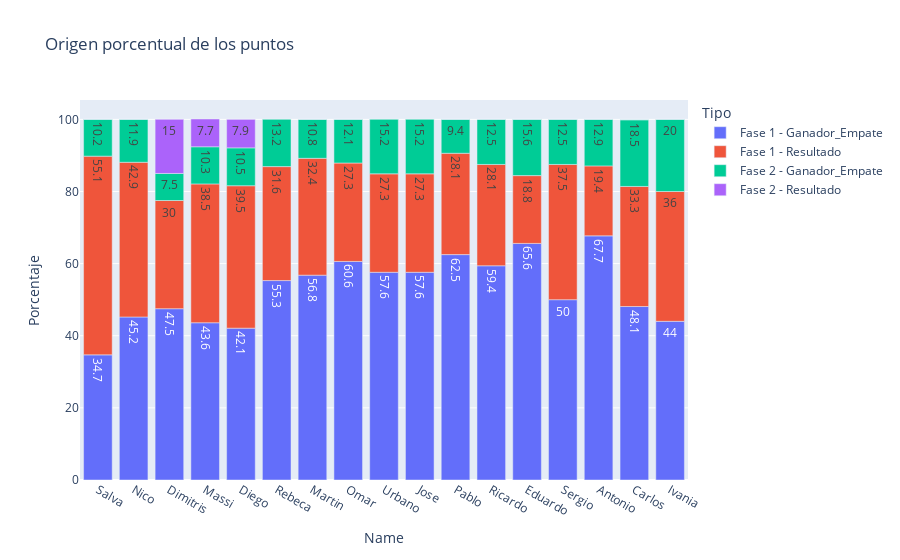

Notebook source saved alongside this figure:
### Code cell
df_stacked = df_ec.groupby(['Name','Fase'])[['Marcador','Ganador_Empate']].sum().reset_index()
df_stacked['Fase'] = 'Fase '+df_stacked['Fase'].astype(str)

df_stacked_1 = df_stacked[['Name', 'Fase', 'Marcador']]
df_stacked_1.columns = ['Name', 'Fase', 'Puntos']
df_stacked_1['Puntos'] = 3*df_stacked_1['Puntos'] 
df_stacked_1['Tipo'] = 'Resultado'

df_stacked_2 = df_stacked[['Name', 'Fase', 'Ganador_Empate']]
df_stacked_2.columns = ['Name', 'Fase', 'Puntos']
df_stacked_2['Tipo'] = 'Ganador_Empate'

df_stacked = pd.concat([df_stacked_1, df_stacked_2])
df_stacked['Tipo'] = df_stacked['Fase']+' - '+df_stacked['Tipo']

df_total = df_stacked.groupby('Name')['Puntos'].sum().reset_index()
df_total.columns =['Name', 'Total']

df_stacked = df_stacked.merge(df_total, on='Name', how='left')
df_stacked['Porcentaje'] = round(100*(df_stacked['Puntos']/df_stacked['Total']),1)


sorterIndex = dict(zip(list_positions, range(len(list_positions))))
df_stacked['Name_Rank'] = df_stacked['Name'].map(sorterIndex)
df_stacked = df_stacked.sort_values(['Name_Rank','Tipo'])

#display(df_stacked)

fig = px.bar(df_stacked, x='Name', y='Porcentaje', color='Tipo', text=df_stacked['Porcentaje'], title='Origen porcentual de los puntos')
fig.write_image("figuras/resultado_porcentual.png")
plot(fig, filename='figuras/ajepi_mundial_2022_porcentaje.html')
fig.show()

### Figure 1 — Plotly figure (JSON) as saved in the notebook; plotly's stock layout.template omitted (floating-point values rounded to 4 significant figures)
{"data": [{"alignmentgroup": "True", "hovertemplate": "Tipo=Fase 1 - Ganador_Empate<br>Name=%{x}<br>Porcentaje=%{text}<extra></extra>", "legendgroup": "Fase 1 - Ganador_Empate", "marker": {"color": "#636efa", "pattern": {"shape": ""}}, "name": "Fase 1 - Ganador_Empate", "offsetgroup": "Fase 1 - Ganador_Empate", "orientation": "v", "showlegend": true, "text": [34.7, 45.2, 47.5, 43.6, 42.1, 55.3, 56.8, 60.6, 57.6, 57.6, 62.5, 59.4, 65.6, 50, 67.7, 48.1, 44], "textposition": "auto", "type": "bar", "x": ["Salva", "Nico", "Dimitris", "Massi", "Diego", "Rebeca", "Martin", "Omar", "Urbano", "Jose", "Pablo", "Ricardo", "Eduardo", "Sergio", "Antonio", "Carlos", "Ivania"], "xaxis": "x", "y": [34.7, 45.2, 47.5, 43.6, 42.1, 55.3, 56.8, 60.6, 57.6, 57.6, 62.5, 59.4, 65.6, 50, 67.7, 48.1, 44], "yaxis": "y"}, {"alignmentgroup": "True", "hovertemplate": "Tipo=Fase 1 - Resultado<br>Name=%{x}<br>Porcentaje=%{text}<extra></extra>", "legendgroup": "Fase 1 - Resultado", "marker": {"color": "#EF553B", "pattern": {"shape": ""}}, "name": "Fase 1 - Resultado", "offsetgroup": "Fase 1 - Resultado", "orientation": "v", "showlegend": true, "text": [55.1, 42.9, 30, 38.5, 39.5, 31.6, 32.4, 27.3, 27.3, 27.3, 28.1, 28.1, 18.8, 37.5, 19.4, 33.3, 36], "textposition": "auto", "type": "bar", "x": ["Salva", "Nico", "Dimitris", "Massi", "Diego", "Rebeca", "Martin", "Omar", "Urbano", "Jose", "Pablo", "Ricardo", "Eduardo", "Sergio", "Antonio", "Carlos", "Ivania"], "xaxis": "x", "y": [55.1, 42.9, 30, 38.5, 39.5, 31.6, 32.4, 27.3, 27.3, 27.3, 28.1, 28.1, 18.8, 37.5, 19.4, 33.3, 36], "yaxis": "y"}, {"alignmentgroup": "True", "hovertemplate": "Tipo=Fase 2 - Ganador_Empate<br>Name=%{x}<br>Porcentaje=%{text}<extra></extra>", "legendgroup": "Fase 2 - Ganador_Empate", "marker": {"color": "#00cc96", "pattern": {"shape": ""}}, "name": "Fase 2 - Ganador_Empate", "offsetgroup": "Fase 2 - Ganador_Empate", "orientation": "v", "showlegend": true, "text": [10.2, 11.9, 7.5, 10.3, 10.5, 13.2, 10.8, 12.1, 15.2, 15.2, 9.4, 12.5, 15.6, 12.5, 12.9, 18.5, 20], "textposition": "auto", "type": "bar", "x": ["Salva", "Nico", "Dimitris", "Massi", "Diego", "Rebeca", "Martin", "Omar", "Urbano", "Jose", "Pablo", "Ricardo", "Eduardo", "Sergio", "Antonio", "Carlos", "Ivania"], "xaxis": "x", "y": [10.2, 11.9, 7.5, 10.3, 10.5, 13.2, 10.8, 12.1, 15.2, 15.2, 9.4, 12.5, 15.6, 12.5, 12.9, 18.5, 20], "yaxis": "y"}, {"alignmentgroup": "True", "hovertemplate": "Tipo=Fase 2 - Resultado<br>Name=%{x}<br>Porcentaje=%{text}<extra></extra>", "legendgroup": "Fase 2 - Resultado", "marker": {"color": "#ab63fa", "pattern": {"shape": ""}}, "name": "Fase 2 - Resultado", "offsetgroup": "Fase 2 - Resultado", "orientation": "v", "showlegend": true, "text": [0, 0, 15, 7.7, 7.9, 0, 0, 0, 0, 0, 0, 0, 0, 0, 0, 0, 0], "textposition": "auto", "type": "bar", "x": ["Salva", "Nico", "Dimitris", "Massi", "Diego", "Rebeca", "Martin", "Omar", "Urbano", "Jose", "Pablo", "Ricardo", "Eduardo", "Sergio", "Antonio", "Carlos", "Ivania"], "xaxis": "x", "y": [0, 0, 15, 7.7, 7.9, 0, 0, 0, 0, 0, 0, 0, 0, 0, 0, 0, 0], "yaxis": "y"}], "layout": {"barmode": "relative", "legend": {"title": {"text": "Tipo"}, "tracegroupgap": 0}, "title": {"text": "Origen porcentual de los puntos"}, "xaxis": {"anchor": "y", "domain": [0, 1], "title": {"text": "Name"}}, "yaxis": {"anchor": "x", "domain": [0, 1], "title": {"text": "Porcentaje"}}}}
